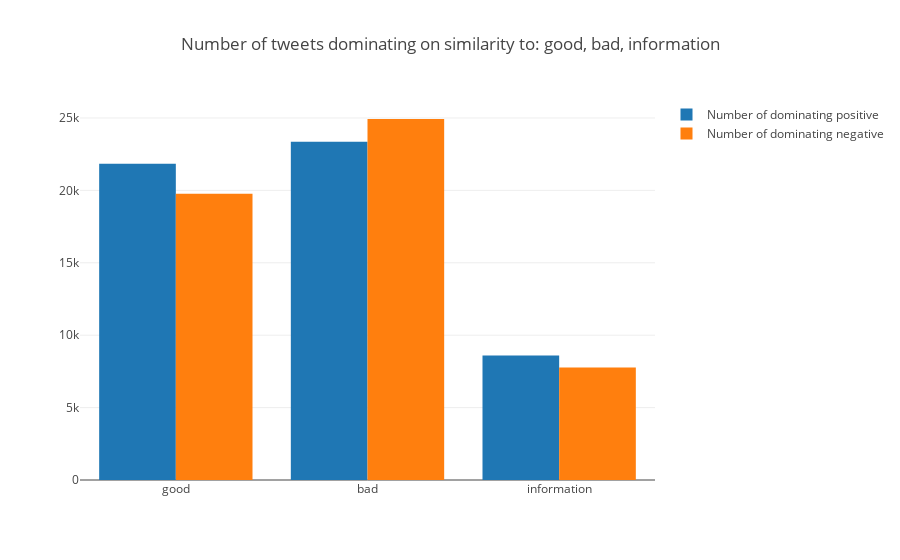

The code cell stored with this chart in its notebook:
### Markdown cell above
### Logic behind word2vec extra features
In order to show, why the 3 extra features built using word2vec might help in sentiment analysis. The chart below shows how many tweets from given category were dominating (had highest value) on similarity to those words.
Although the words doesn't seem to separate the sentiments themselves, the differences between them in addition to other parameters, may help the classification process - i.e when tweet has highest value on *good_similarity* it's more likely for it to be classified to have positive sentiment.

### Code cell
columns_to_plot = ["bad_similarity", "good_similarity", "information_similarity"]
bad, good, info = columns_to_plot
sentiments = ["positive","negative","neutral"]
only_positive = data_model[data_model[good]>=data_model[bad]]
only_positive = only_positive[only_positive[good]>=only_positive[info]].groupby(["label"]).count()

only_negative = data_model[data_model[bad] >= data_model[good]]
only_negative = only_negative[only_negative[bad] >= only_negative[info]].groupby(["label"]).count()

only_info = data_model[data_model[info]>=data_model[good]]
only_info = only_info[only_info[info]>=only_info[bad]].groupby(["label"]).count()

plot_data_w2v = []
for sentiment in sentiments:
    if sentiment not in grouped.index:
        continue
    plot_data_w2v.append(graph_objs.Bar(
            x = ["good","bad", "information"],
            y = [only_positive.loc[sentiment,:][0], only_negative.loc[sentiment,:][0], only_info.loc[sentiment,:][0]],
            name = "Number of dominating " + sentiment
    ))
    
plotly.offline.iplot({
        "data":plot_data_w2v,
        "layout":graph_objs.Layout(title="Number of tweets dominating on similarity to: good, bad, information")
    })

### Figure 1 — Plotly figure (JSON) as saved in the notebook; plotly's stock layout.template omitted (floating-point values rounded to 4 significant figures)
{"data": [{"name": "Number of dominating positive", "type": "bar", "uid": "96a01dd8-8d9e-4492-91e7-a1658602c6e3", "x": ["good", "bad", "information"], "y": [21833, 23366, 8595]}, {"name": "Number of dominating negative", "type": "bar", "uid": "a1da27f9-2a99-45fb-a251-528f5d0a7d55", "x": ["good", "bad", "information"], "y": [19772, 24929, 7776]}], "layout": {"title": "Number of tweets dominating on similarity to: good, bad, information"}}
